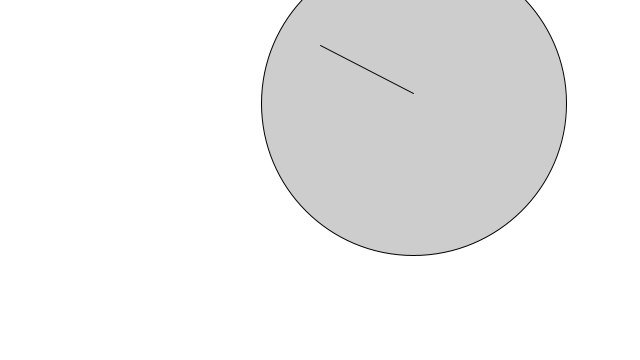
Frame 1 (no input)
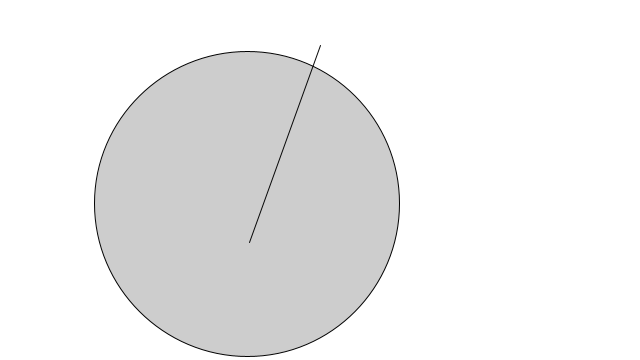
Frame 60 (the mouse pressed at the canvas centre just before this capture)
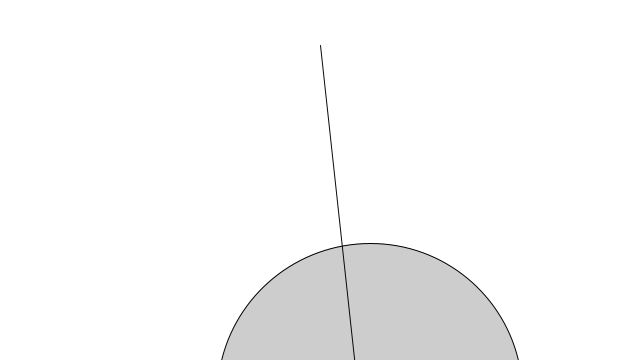
Frame 120 (the mouse held since frame 60 and released just before this capture)

The Processing sketch that drew these frames (run headless with seeded random() and noise(); from frame 60 on, the mouse is pressed at the canvas centre):

// Processing sketch: SpringyPendulum
// ── SpringyPendulum.pde

class Mover {
  PVector acceleration;
  PVector velocity;
  PVector location;
  float mass;
  
  Mover(float mass) {
    this();
    this.mass = mass;
  }
  
  Mover() {
    location = new PVector(random(width), random(height));
    velocity = new PVector(0,0);
    acceleration = new PVector(0,0);
    mass = random(64);
  }
  
  void update() {
    velocity.add(acceleration);
    location.add(velocity);
    acceleration.mult(0);
  }
  
  void display() {
    stroke(0);
    fill(0, 50);
    ellipse(location.x, location.y, mass * 5, mass * 5);
  }
  
  void applyFriction() {
     PVector negative = PVector.mult(velocity, -1);
     negative.normalize();
     negative.mult(10);
     applyForce(negative);
    
  }
  
  void applyForce(PVector force) {
   PVector dac = PVector.div(force, mass);
   acceleration.add(dac);
  }
    
}

final PVector global_anchor = new PVector(width/2, height/8);

class Rope {
  Mover bob;
  PVector anchor;
  float k;
  float len;
  
  Rope(Mover m) {
    this(m, global_anchor,PVector.sub(m.location, global_anchor).mag());
    }
  
  Rope(Mover m, PVector anchor, float len) {
     this.anchor = anchor;
     bob = m;
     k = random(10);
     this.len = len;
  }
  void display() {
    stroke(10);
    fill(0);
    line(bob.location.x, bob.location.y, anchor.x, anchor.y);
  }
  
  
  
  void update() {
     PVector dir = PVector.sub(anchor, bob.location);
     float full_length = dir.mag();
     float ext = full_length - len;
     float force_mag = ext * k;
     dir.normalize();
     dir.mult(force_mag);
     bob.applyForce(dir);
  }

}

  
Mover main;
Rope rope;

void setup() {
  size(640, 360);
  background(255);
  global_anchor.set(width/2, height/8);
  main = new Mover();
  rope = new Rope(main);
}

void draw() {
  background(255);
   PVector grav = new PVector(0,1);
   grav.mult(9.8 * main.mass);
   main.applyForce(grav);
   main.applyFriction();
   rope.update();
   rope.display();
   main.update();
   main.display();
  
}
